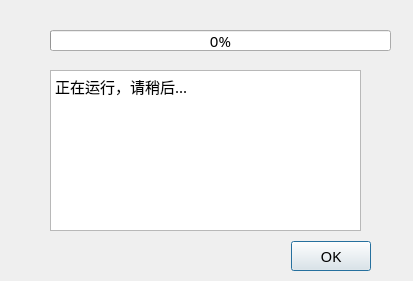
<?xml version="1.0" encoding="UTF-8"?>
<ui version="4.0">
 <class>WaitDialog</class>
 <widget class="QDialog" name="WaitDialog">
  <property name="geometry">
   <rect>
    <x>0</x>
    <y>0</y>
    <width>413</width>
    <height>281</height>
   </rect>
  </property>
  <property name="windowTitle">
   <string>运行</string>
  </property>
  <widget class="QDialogButtonBox" name="buttonBox">
   <property name="geometry">
    <rect>
     <x>30</x>
     <y>240</y>
     <width>341</width>
     <height>32</height>
    </rect>
   </property>
   <property name="font">
    <font>
     <family>宋体</family>
     <pointsize>11</pointsize>
    </font>
   </property>
   <property name="orientation">
    <enum>Qt::Horizontal</enum>
   </property>
   <property name="standardButtons">
    <set>QDialogButtonBox::Ok</set>
   </property>
  </widget>
  <widget class="QProgressBar" name="progressBar">
   <property name="geometry">
    <rect>
     <x>50</x>
     <y>30</y>
     <width>341</width>
     <height>21</height>
    </rect>
   </property>
   <property name="font">
    <font>
     <family>宋体</family>
     <pointsize>11</pointsize>
    </font>
   </property>
   <property name="value">
    <number>0</number>
   </property>
  </widget>
  <widget class="QTextEdit" name="textEdit">
   <property name="geometry">
    <rect>
     <x>50</x>
     <y>70</y>
     <width>311</width>
     <height>161</height>
    </rect>
   </property>
   <property name="font">
    <font>
     <family>宋体</family>
     <pointsize>11</pointsize>
    </font>
   </property>
   <property name="readOnly">
    <bool>true</bool>
   </property>
   <property name="html">
    <string>&lt;!DOCTYPE HTML PUBLIC &quot;-//W3C//DTD HTML 4.0//EN&quot; &quot;http://www.w3.org/TR/REC-html40/strict.dtd&quot;&gt;
&lt;html&gt;&lt;head&gt;&lt;meta name=&quot;qrichtext&quot; content=&quot;1&quot; /&gt;&lt;style type=&quot;text/css&quot;&gt;
p, li { white-space: pre-wrap; }
&lt;/style&gt;&lt;/head&gt;&lt;body style=&quot; font-family:'宋体'; font-size:11pt; font-weight:400; font-style:normal;&quot;&gt;
&lt;p style=&quot; margin-top:0px; margin-bottom:0px; margin-left:0px; margin-right:0px; -qt-block-indent:0; text-indent:0px;&quot;&gt;&lt;span style=&quot; font-family:'SimSun';&quot;&gt;正在运行，请稍后...&lt;/span&gt;&lt;/p&gt;&lt;/body&gt;&lt;/html&gt;</string>
   </property>
  </widget>
 </widget>
 <resources/>
 <connections>
  <connection>
   <sender>buttonBox</sender>
   <signal>accepted()</signal>
   <receiver>WaitDialog</receiver>
   <slot>accept()</slot>
   <hints>
    <hint type="sourcelabel">
     <x>248</x>
     <y>254</y>
    </hint>
    <hint type="destinationlabel">
     <x>157</x>
     <y>274</y>
    </hint>
   </hints>
  </connection>
  <connection>
   <sender>buttonBox</sender>
   <signal>rejected()</signal>
   <receiver>WaitDialog</receiver>
   <slot>reject()</slot>
   <hints>
    <hint type="sourcelabel">
     <x>316</x>
     <y>260</y>
    </hint>
    <hint type="destinationlabel">
     <x>286</x>
     <y>274</y>
    </hint>
   </hints>
  </connection>
 </connections>
</ui>
